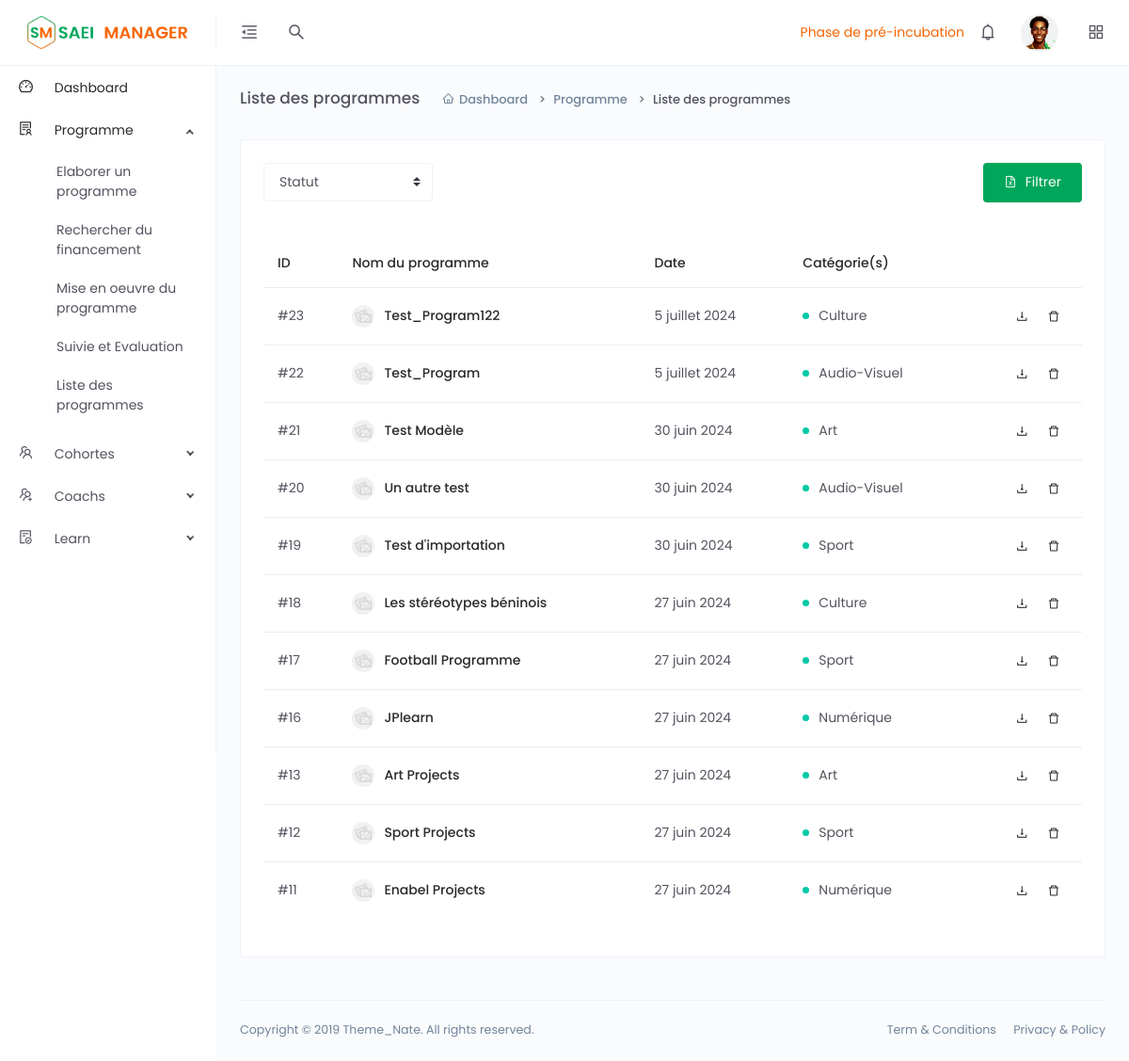
The page /list-program.php (signed in) on the database its author committed.
### tables this page shows
CREATE TABLE `program_elaborer` (
  `id` int(11) NOT NULL,
  `titre` varchar(500) NOT NULL,
  `categorie` varchar(500) NOT NULL,
  `program` text NOT NULL,
  `nom_doc` varchar(500) NOT NULL,
  `dateProgram` varchar(200) NOT NULL,
  `type` varchar(500) NOT NULL
);

### list-program.php (the view, shortened to what this page needs)
<?php
    $connect = DataBase::connect();
?>
<!DOCTYPE html>
<html lang="en">
<head>
    <link href="assets/vendors/datatables/dataTables.bootstrap.min.css" rel="stylesheet">
    <link href="assets/css/app.min.css" rel="stylesheet">
</head>
<body>
    <div class="app">
        <div class="layout">
            <?php if(!empty($_SESSION)){ ?>
                <?php require 'headerSAEI.php'; ?>
            <?php }else{ header('Location: connexion.php'); } ?>
            <?php require 'side_nav.php'; ?>
            <div class="page-container">
                <div class="main-content">
                    <div class="page-header">
                        <h2 class="header-title">Liste des programmes</h2>
                        <div class="header-sub-title">
                            <nav class="breadcrumb breadcrumb-dash">
                                <a href="dashboardIncube.php" class="breadcrumb-item"><i class="anticon anticon-home m-r-5"></i>Dashboard</a>
                                <a class="breadcrumb-item" href="#">Programme</a>
                                <span class="breadcrumb-item active">Liste des programmes</span>
                            </nav>
                        </div>
                    </div>
                    <div class="card">
                        <div class="card-body">
                            <div class="row m-b-30">
                                <div class="col-lg-8">
                                    <div class="d-md-flex">
                                        <div class="m-b-10">
                                            <select class="custom-select" style="min-width: 180px;">
                                                <option selected>Statut</option>
                                            </select>
                                        </div>
                                    </div>
                                </div>
                                <div class="col-lg-4 text-right">
                                    <button class="btn btn-green">
                                        <i class="anticon anticon-file-excel m-r-5"></i>
                                        <span>Filtrer</span>
                                    </button>
                                </div>
                            </div>
                            <div class="table-responsive">
                                <table class="table table-hover">
                                    <thead>
                                        <tr>
                                            <th>ID</th>
                                            <th>Nom du programme</th>
                                            <th>Date</th>
                                            <th>Catégorie(s)</th>
                                            <th></th>
                                        </tr>
                                    </thead>
                                    <tbody>
                                        <?php
                                            $requete = $connect->prepare("SELECT * FROM program_elaborer ORDER BY id DESC;");
                                            $requete->execute();
                                            while($program = $requete->fetch()){
                                        ?>
                                        <tr>
                                            <td>
                                                #<?= $program['id'] ?>
                                            </td>
                                            <td>
                                                <div class="d-flex align-items-center">
                                                    <div class="avatar avatar-image avatar-sm m-r-10">
                                                        <img src="assets/images/avatars/thumb-1.jpg" alt="">
                                                    </div>
                                                    <h6 class="m-b-0"><?= $program['titre'] ?></h6>
                                                </div>
                                            </td>
                                            <td><?= $program['dateProgram'] ?></td>
                                            <td>
                                                <div class="d-flex align-items-center">
                                                    <div class="badge badge-success badge-dot m-r-10"></div>
                                                    <div><?= $program['categorie'] ?></div>
                                                </div>
                                            </td>
                                            <?php if($program['type'] == "modele" || $program['type'] == "vierge"){ ?>
                                                <td class="text-right">
                                                    <a href="#" class="doc" data-id="<?= $program['id'] ?>" data-titre="<?= $program['titre'] ?>">
                                                        <button class="btn btn-icon btn-hover btn-sm btn-rounded pull-right">
                                                            <i class="anticon anticon-download"></i>
                                                        </button>
                                                    </a>
                                                    <a href="list-program.php?id=<?= $program['id'] ?>">
                                                        <button class="btn btn-icon btn-hover btn-sm btn-rounded pull-right">
                                                            <i class="anticon anticon-delete"></i>
                                                        </button>
                                                    </a>
                                                </td>
                                            <?php }elseif($program['type'] == "import"){ ?>
                                                <td class="text-right">
                                                    <a href="uploads/<?= $program['nom_doc'] ?>" download>
                                                        <button class="btn btn-icon btn-hover btn-sm btn-rounded pull-right">
                                                            <i class="anticon anticon-download"></i>
                                                        </button>
                                                    </a>
                                                    <a href="list-program.php?id=<?= $program['id'] ?>">
                                                        <button class="btn btn-icon btn-hover btn-sm btn-rounded pull-right">
                                                            <i class="anticon anticon-delete"></i>
                                                        </button>
                                                    </a>
                                                </td>
                                            <?php } ?>
                                        </tr>
                                        <?php } ?>
                                    </tbody>
                                </table>
                            </div>
                        </div>
                    </div>
                </div>
                <footer class="footer">
                    <div class="footer-content">
                        <p class="m-b-0">Copyright © 2019 Theme_Nate. All rights reserved.</p>
                        <span>
                            <a href="" class="text-gray m-r-15">Term &amp; Conditions</a>
                            <a href="" class="text-gray">Privacy &amp; Policy</a>
                        </span>
                    </div>
                </footer>
            </div>
        </div>
    </div>
</body>
</html>

### headerSAEI.php (style rules this page uses)
a { color: black; text-decoration: none; }
.btn-green { background-color: #00A65A; color: white; border: 2px solid transparent; }

### rows shown on the page
program_elaborer: id "23", titre "Test_Program122", dateProgram "5 juillet 2024", categorie "Culture"
program_elaborer: id "22", titre "Test_Program", dateProgram "5 juillet 2024", categorie "Audio-Visuel"
program_elaborer: id "21", titre "Test Modèle", dateProgram "30 juin 2024", categorie "Art"
program_elaborer: id "20", titre "Un autre test", dateProgram "30 juin 2024", categorie "Audio-Visuel"
program_elaborer: id "19", titre "Test d'importation", dateProgram "30 juin 2024", categorie "Sport"
program_elaborer: id "18", titre "Les stéréotypes béninois", dateProgram "27 juin 2024", categorie "Culture"
program_elaborer: id "17", titre "Football Programme", dateProgram "27 juin 2024", categorie "Sport"
program_elaborer: id "16", titre "JPlearn", dateProgram "27 juin 2024", categorie "Numérique"
program_elaborer: id "13", titre "Art Projects", dateProgram "27 juin 2024", categorie "Art"
program_elaborer: id "12", titre "Sport Projects", dateProgram "27 juin 2024", categorie "Sport"
program_elaborer: id "11", titre "Enabel Projects", dateProgram "27 juin 2024", categorie "Numérique"

### other values the page prints
$_SESSION['phaseAccompagnement'] "Phase de pré-incubation"
